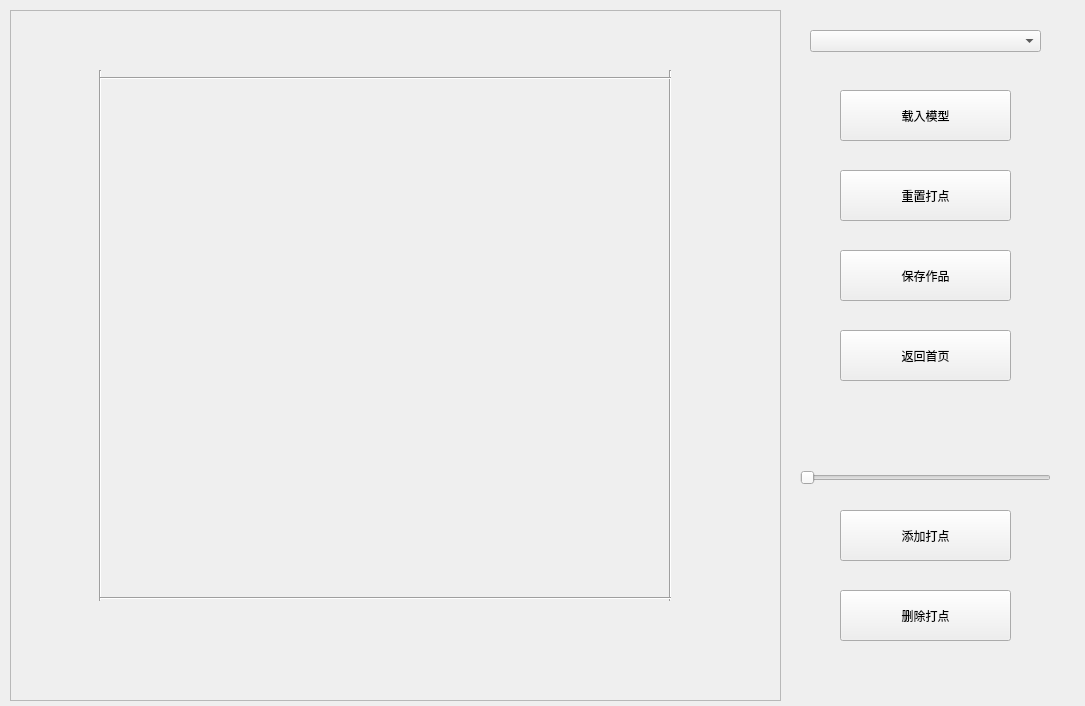
<?xml version="1.0" encoding="UTF-8"?>
<ui version="4.0">
 <class>Form</class>
 <widget class="QWidget" name="Form">
  <property name="geometry">
   <rect>
    <x>0</x>
    <y>0</y>
    <width>1085</width>
    <height>706</height>
   </rect>
  </property>
  <property name="minimumSize">
   <size>
    <width>1085</width>
    <height>706</height>
   </size>
  </property>
  <property name="maximumSize">
   <size>
    <width>1085</width>
    <height>706</height>
   </size>
  </property>
  <property name="windowTitle">
   <string>Form</string>
  </property>
  <widget class="QPushButton" name="load_model_button">
   <property name="geometry">
    <rect>
     <x>840</x>
     <y>90</y>
     <width>171</width>
     <height>51</height>
    </rect>
   </property>
   <property name="text">
    <string>载入模型</string>
   </property>
  </widget>
  <widget class="QPushButton" name="save_button">
   <property name="geometry">
    <rect>
     <x>840</x>
     <y>250</y>
     <width>171</width>
     <height>51</height>
    </rect>
   </property>
   <property name="text">
    <string>保存作品</string>
   </property>
  </widget>
  <widget class="QFrame" name="frame">
   <property name="geometry">
    <rect>
     <x>10</x>
     <y>10</y>
     <width>771</width>
     <height>691</height>
    </rect>
   </property>
   <property name="frameShape">
    <enum>QFrame::StyledPanel</enum>
   </property>
   <property name="frameShadow">
    <enum>QFrame::Raised</enum>
   </property>
   <widget class="Line" name="line">
    <property name="geometry">
     <rect>
      <x>80</x>
      <y>60</y>
      <width>20</width>
      <height>531</height>
     </rect>
    </property>
    <property name="orientation">
     <enum>Qt::Vertical</enum>
    </property>
   </widget>
   <widget class="Line" name="line_2">
    <property name="geometry">
     <rect>
      <x>650</x>
      <y>60</y>
      <width>20</width>
      <height>531</height>
     </rect>
    </property>
    <property name="orientation">
     <enum>Qt::Vertical</enum>
    </property>
   </widget>
   <widget class="Line" name="line_3">
    <property name="geometry">
     <rect>
      <x>90</x>
      <y>580</y>
      <width>571</width>
      <height>16</height>
     </rect>
    </property>
    <property name="orientation">
     <enum>Qt::Horizontal</enum>
    </property>
   </widget>
   <widget class="Line" name="line_4">
    <property name="geometry">
     <rect>
      <x>90</x>
      <y>60</y>
      <width>571</width>
      <height>16</height>
     </rect>
    </property>
    <property name="orientation">
     <enum>Qt::Horizontal</enum>
    </property>
   </widget>
  </widget>
  <widget class="QComboBox" name="comboBox">
   <property name="geometry">
    <rect>
     <x>810</x>
     <y>30</y>
     <width>231</width>
     <height>22</height>
    </rect>
   </property>
  </widget>
  <widget class="QPushButton" name="reset_button">
   <property name="geometry">
    <rect>
     <x>840</x>
     <y>170</y>
     <width>171</width>
     <height>51</height>
    </rect>
   </property>
   <property name="text">
    <string>重置打点</string>
   </property>
  </widget>
  <widget class="QPushButton" name="return_index_button">
   <property name="geometry">
    <rect>
     <x>840</x>
     <y>330</y>
     <width>171</width>
     <height>51</height>
    </rect>
   </property>
   <property name="text">
    <string>返回首页</string>
   </property>
  </widget>
  <widget class="QSlider" name="horizontalSlider">
   <property name="geometry">
    <rect>
     <x>800</x>
     <y>470</y>
     <width>251</width>
     <height>16</height>
    </rect>
   </property>
   <property name="orientation">
    <enum>Qt::Horizontal</enum>
   </property>
  </widget>
  <widget class="QPushButton" name="return_index_button_2">
   <property name="geometry">
    <rect>
     <x>840</x>
     <y>510</y>
     <width>171</width>
     <height>51</height>
    </rect>
   </property>
   <property name="text">
    <string>添加打点</string>
   </property>
  </widget>
  <widget class="QPushButton" name="return_index_button_3">
   <property name="geometry">
    <rect>
     <x>840</x>
     <y>590</y>
     <width>171</width>
     <height>51</height>
    </rect>
   </property>
   <property name="text">
    <string>删除打点</string>
   </property>
  </widget>
 </widget>
 <resources/>
 <connections/>
</ui>
